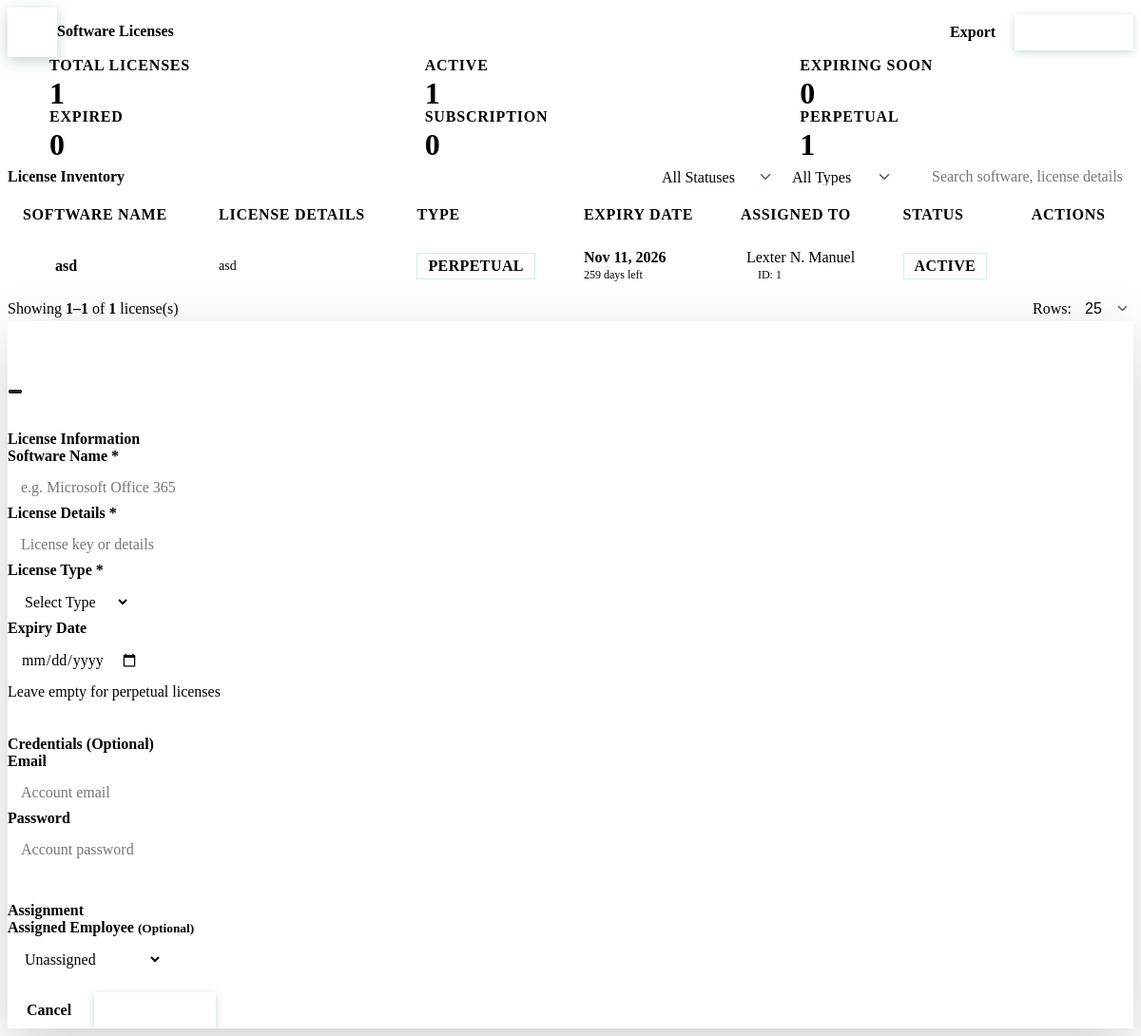
The page /modules/inventory/software.php on the database as committed earlier.
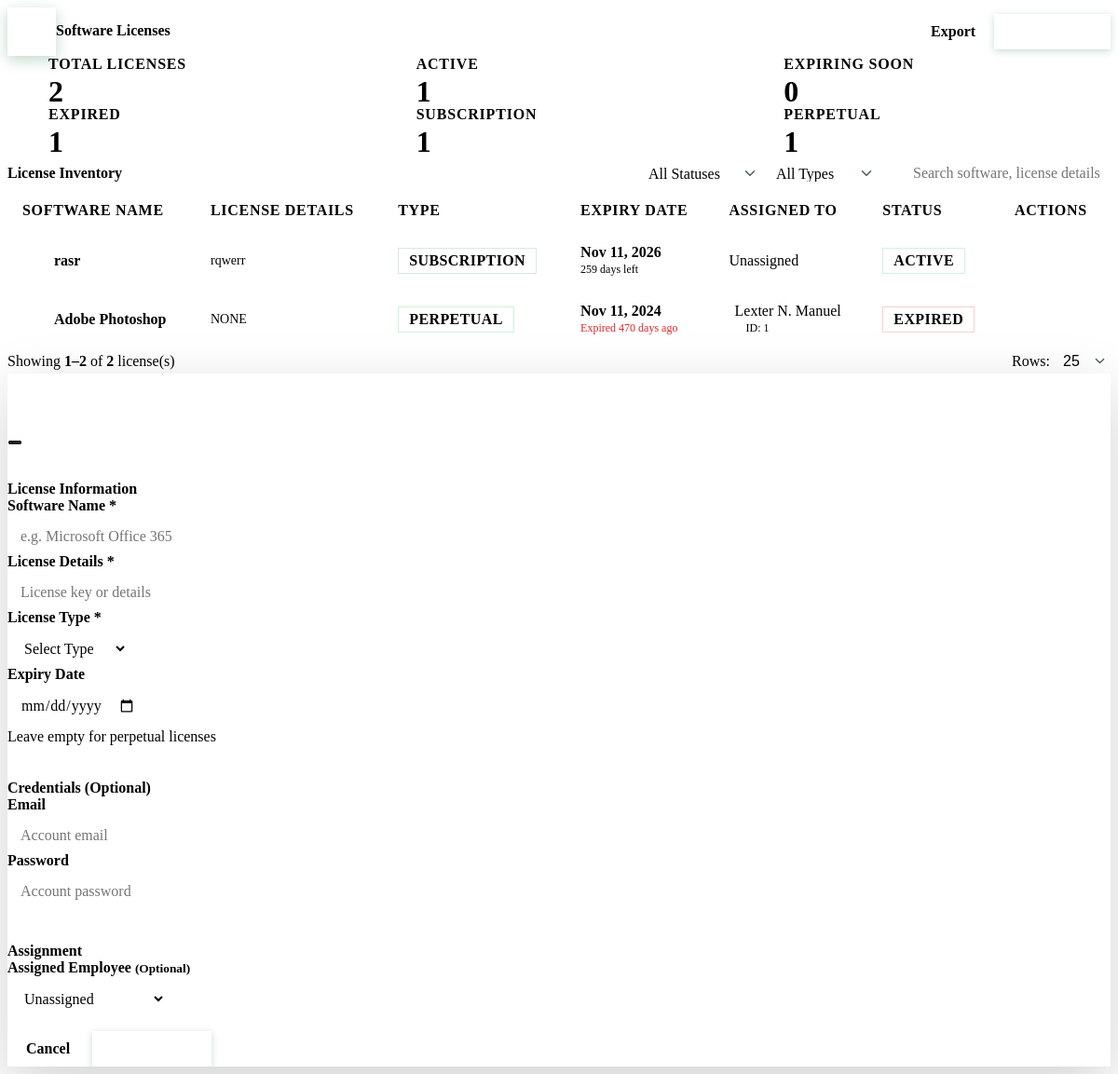
The same page on the database as committed later.
### tables this page shows
CREATE TABLE `tbl_software` (
  `softwareId` int(11) NOT NULL,
  `licenseSoftware` varchar(255) NOT NULL,
  `licenseDetails` varchar(100) NOT NULL,
  `licenseType` enum('Perpetual','Subscription') DEFAULT NULL,
  `expiryDate` datetime DEFAULT NULL,
  `email` varchar(100) DEFAULT NULL,
  `password` varchar(100) DEFAULT NULL,
  `employeeId` int(11) DEFAULT NULL
);

### modules/inventory/software.php (the view, shortened to what this page needs)
<?php
$db = getDB();
$stmt = $db->query("
    SELECT s.*, CONCAT_WS(' ', e.firstName, e.middleName, e.lastName) as employeeName
    FROM tbl_software s
    LEFT JOIN tbl_employee e ON s.employeeId = e.employeeId
    ORDER BY s.softwareId DESC
");
$softwareList = $stmt->fetchAll();
$totalLicenses = count($softwareList);
$activeLicenses = $expiringSoon = $expiredLicenses = $subscriptionCount = $perpetualCount = 0;
$today = new DateTime();
foreach ($softwareList as &$software) {
    if ($software['licenseType'] === 'Subscription') $subscriptionCount++;
    if ($software['licenseType'] === 'Perpetual')    $perpetualCount++;
    if ($software['expiryDate']) {
        $expiryDate = new DateTime($software['expiryDate']);
        $interval   = $today->diff($expiryDate);
        $daysLeft   = $interval->invert ? -$interval->days : $interval->days;
        if ($daysLeft < 0)       { $software['status'] = 'Expired';       $software['statusClass'] = 'disposed';     $expiredLicenses++; }
        elseif ($daysLeft <= 30) { $software['status'] = 'Expiring Soon'; $software['statusClass'] = 'maintenance';  $expiringSoon++; }
        else                     { $software['status'] = 'Active';         $software['statusClass'] = 'in-use';       $activeLicenses++; }
    } else {
        $software['status'] = 'Active'; $software['statusClass'] = 'in-use';
        $software['daysLeft'] = null;   $activeLicenses++;
    }
}
?>
<link rel="stylesheet" href="assets/css/inventory.css?v=<?php echo time()?>">
<link rel="stylesheet" href="assets/css/software.css?v=<?php echo time()?>">
<div class="page-header">
    <div class="page-header-inner">
        <div class="page-header-icon">
        </div>
        <div>
            <h1 class="page-title">Software Licenses</h1>
        </div>
    </div>
    <div class="header-actions">
        <button class="btn btn-secondary"><i class="fas fa-download"></i> Export</button>
        <button class="btn btn-primary" onclick="openAddSoftware()"><i class="fas fa-plus"></i> Add License</button>
    </div>
</div>
<div class="stats-grid">
    <div class="stat-card">
        <i class="fas fa-key stat-icon"></i>
        <div><div class="stat-label">Total Licenses</div><div class="stat-value"><?php echo $totalLicenses; ?></div></div>
    </div>
    <div class="stat-card">
        <i class="fas fa-check-circle stat-icon"></i>
        <div><div class="stat-label">Active</div><div class="stat-value"><?php echo $activeLicenses; ?></div></div>
    </div>
    <div class="stat-card">
        <i class="fas fa-exclamation-circle stat-icon"></i>
        <div><div class="stat-label">Expiring Soon</div><div class="stat-value"><?php echo $expiringSoon; ?></div></div>
    </div>
    <div class="stat-card">
        <i class="fas fa-times-circle stat-icon"></i>
        <div><div class="stat-label">Expired</div><div class="stat-value"><?php echo $expiredLicenses; ?></div></div>
    </div>
    <div class="stat-card">
        <i class="fas fa-sync-alt stat-icon"></i>
        <div><div class="stat-label">Subscription</div><div class="stat-value"><?php echo $subscriptionCount; ?></div></div>
    </div>
    <div class="stat-card">
        <i class="fas fa-infinity stat-icon"></i>
        <div><div class="stat-label">Perpetual</div><div class="stat-value"><?php echo $perpetualCount; ?></div></div>
    </div>
</div>
<div class="data-table-container">
    <div class="table-header">
        <h2 class="table-title"><i class="fas fa-list"></i> License Inventory</h2>
        <div class="table-controls">
            <div class="filter-group">
                <select id="statusFilter" onchange="filterSoftware()">
                    <option value="">All Statuses</option>
                </select>
            </div>
            <div class="filter-group">
                <select id="typeFilter" onchange="filterSoftware()">
                    <option value="">All Types</option>
                </select>
            </div>
            <div class="search-box">
                <input type="text" id="softwareSearch" placeholder="Search software, license details..." oninput="filterSoftware()">
            </div>
        </div>
    </div>
    <div class="data-table">
        <table id="softwareTable">
            <thead>
                <tr>
                    <th>Software Name</th>
                    <th>License Details</th>
                    <th>Type</th>
                    <th>Expiry Date</th>
                    <th>Assigned To</th>
                    <th>Status</th>
                    <th>Actions</th>
                </tr>
            </thead>
            <tbody id="softwareTableBody">
                <?php if (empty($softwareList)): ?>
                <tr><td colspan="7" class="empty-state"><i class="fas fa-inbox"></i><p>No software license records found</p></td></tr>
                <?php else: ?>
                    <?php foreach ($softwareList as $s): ?>
                    <tr data-software-id="<?php echo $s['softwareId']; ?>"
                        data-name="<?php echo strtolower($s['licenseSoftware']); ?>"
                        data-details="<?php echo strtolower($s['licenseDetails']); ?>"
                        data-type="<?php echo $s['licenseType'] ?? ''; ?>"
                        data-status="<?php echo $s['status']; ?>"
                        data-employee="<?php echo strtolower($s['employeeName'] ?? ''); ?>">
                        <td>
                            <div class="software-name">
                                <div class="software-icon"><i class="fas fa-compact-disc"></i></div>
                                <div class="software-info">
                                    <strong><?php echo htmlspecialchars($s['licenseSoftware']); ?></strong>
                                </div>
                            </div>
                        </td>
                        <td><div style="font-size:14px;color:var(--text-dark)"><?php echo htmlspecialchars($s['licenseDetails']); ?></div></td>
                        <td>
                            <?php $typeCls = $s['licenseType'] === 'Subscription' ? 'available' : 'in-use'; ?>
                            <span class="status-badge status-<?php echo $typeCls; ?>"><?php echo htmlspecialchars($s['licenseType'] ?? 'N/A'); ?></span>
                        </td>
                        <td>
                            <?php if ($s['expiryDate']): ?>
                                <div>
                                    <div class="year-acquired"><?php echo date('M d, Y', strtotime($s['expiryDate'])); ?></div>
                                    <?php if ($s['daysLeft'] !== null): ?>
                                        <?php if ($s['daysLeft'] > 0): ?>
                                            <div style="font-size:12px;color:<?php echo $s['daysLeft'] <= 30 ? '#b45309' : 'var(--text-light)'; ?>;margin-top:2px">
                                                <i class="fas fa-clock"></i> <?php echo $s['daysLeft']; ?> days left
                                            </div>
                                        <?php elseif ($s['daysLeft'] < 0): ?>
                                            <div style="font-size:12px;color:#dc2626;margin-top:2px">
                                                <i class="fas fa-exclamation-circle"></i> Expired <?php echo abs($s['daysLeft']); ?> days ago
                                            </div>
                                        <?php else: ?>
                                            <div style="font-size:12px;color:#dc2626;margin-top:2px"><i class="fas fa-exclamation-circle"></i> Expires today</div>
                                        <?php endif; ?>
                                    <?php endif; ?>
                                </div>
                            <?php else: ?>
                                <span class="text-muted"><i class="fas fa-infinity"></i> No Expiry</span>
                            <?php endif; ?>
                        </td>
                        <td>
                            <?php if ($s['employeeName']): ?>
                                <div class="assigned-employee"><i class="fas fa-user"></i><?php echo htmlspecialchars($s['employeeName']); ?></div>
                                <div style="font-size:12px;color:var(--text-light);margin-top:2px;padding-left:18px">ID: <?php echo htmlspecialchars($s['employeeId']); ?></div>
                            <?php else: ?>
                                <span class="text-muted">Unassigned</span>
                            <?php endif; ?>
                        </td>
                        <td><span class="status-badge status-<?php echo $s['statusClass']; ?>"><?php echo htmlspecialchars($s['status']); ?></span></td>
                        <td>
                            <div class="action-buttons">
                                <button class="btn-action btn-edit" title="Edit" onclick="editSoftware(<?php echo $s['softwareId']; ?>)"><i class="fas fa-edit"></i></button>
                                <button class="btn-action btn-delete" title="Delete" onclick="deleteSoftware(<?php echo $s['softwareId']; ?>)"><i class="fas fa-trash"></i></button>
                            </div>
                        </td>
                    </tr>
                    <?php endforeach; ?>
                <?php endif; ?>
            </tbody>
        </table>
    </div>
    <div class="table-footer">
        <div class="footer-info"><span id="recordCount"></span></div>
        <div class="per-page-control">
            <label>Rows:
                <select id="perPageSelect" onchange="changePerPage()">
                    <option value="10">10</option><option value="25" selected>25</option>
                </select>
            </label>
        </div>
    </div>
</div>
<div class="modal fade" id="softwareModal" tabindex="-1" aria-hidden="true">
    <div class="modal-dialog modal-lg">
        <div class="modal-content">
            <div class="modal-header">
                <h5 class="modal-title" id="softwareModalTitle"><i class="fas fa-plus-circle"></i> Add New License</h5>
                <button type="button" class="btn-close btn-close-white" data-bs-dismiss="modal"></button>
            </div>
            <div class="modal-body">
                <form id="softwareForm">
                    <div class="form-section">
                        <h6 class="form-section-title"><i class="fas fa-info-circle"></i> License Information</h6>
                        <div class="row mb-3">
                            <div class="col-md-6">
                                <label class="form-label">Software Name <span class="text-danger">*</span></label>
                                <input type="text" class="form-control" id="softwareName" required placeholder="e.g. Microsoft Office 365">
                            </div>
                            <div class="col-md-6">
                                <label class="form-label">License Details <span class="text-danger">*</span></label>
                                <input type="text" class="form-control" id="softwareDetails" required placeholder="License key or details">
                            </div>
                        </div>
                        <div class="row mb-0">
                            <div class="col-md-6">
                                <label class="form-label">License Type <span class="text-danger">*</span></label>
                                <select class="form-select" id="softwareType" required>
                                    <option value="">Select Type</option>
                                </select>
                            </div>
                            <div class="col-md-6">
                                <label class="form-label">Expiry Date</label>
                                <input type="date" class="form-control" id="softwareExpiry">
                                <small class="form-text"><i class="fas fa-info-circle"></i> Leave empty for perpetual licenses</small>
                            </div>
                        </div>
                    </div>
                    <div class="form-section">
                        <h6 class="form-section-title"><i class="fas fa-lock"></i> Credentials (Optional)</h6>
                        <div class="row mb-0">
                            <div class="col-md-6">
                                <label class="form-label">Email</label>
                                <input type="email" class="form-control" id="softwareEmail" placeholder="Account email">
                            </div>
                            <div class="col-md-6">
                                <label class="form-label">Password</label>
                                <input type="password" class="form-control" id="softwarePassword" placeholder="Account password">
                            </div>
                        </div>
                    </div>
                    <div class="form-section">
                        <h6 class="form-section-title"><i class="fas fa-user"></i> Assignment</h6>
                        <label class="form-label">Assigned Employee <small class="text-muted">(Optional)</small></label>
                        <select class="form-select" id="softwareEmployee">
                            <option value="">Unassigned</option>
                        </select>
                    </div>
                </form>
            </div>
            <div class="modal-footer">
                <button type="button" class="btn btn-secondary" data-bs-dismiss="modal"><i class="fas fa-times"></i> Cancel</button>
                <button type="button" class="btn btn-primary" onclick="saveSoftware()"><i class="fas fa-save"></i> Save License</button>
            </div>
        </div>
    </div>
</div>

### public/assets/css/software.css (style rules this page uses)
.assigned-employee { display: flex; align-items: center; gap: 6px; font-size: var(--text-sm); color: var(--text-dark); font-weight: 500; }
.year-acquired { font-weight: 600; color: var(--text-dark); }
.software-name { display: flex; align-items: center; gap: var(--space-3); }
.software-icon { width: 34px; height: 34px; border-radius: var(--radius-sm); background: var(--primary-xlight); display: flex; align-items: center; justify-content: center; color: var(--primary-green); font-size: 15px; flex-shrink: 0; }
.software-info strong { color: var(--text-dark); font-size: var(--text-base); display: block; }
@media (max-width: 1280px) { .stats-grid { grid-template-columns: repeat(3, 1fr); } }

Rows that differ between the two databases and show on the page:
added tbl_software: licenseSoftware "rasr", licenseDetails "rqwerr", licenseType "SUBSCRIPTION", expiryDate "Nov 11, 2026", daysLeft "259", shows "Unassigned", status "ACTIVE"
changed tbl_software "PERPETUAL": licenseSoftware "asd" → "Adobe Photoshop"; licenseDetails "asd" → "NONE"; expiryDate "Nov 11, 2026" → "Nov 11, 2024"; status "ACTIVE" → "EXPIRED"; daysLeft "259" → "470"; expiryDate "days left" → "Expired days ago"
Other text that changed with them:
$totalLicenses: "1" → "2"
$expiredLicenses: "0" → "1"
$subscriptionCount: "0" → "1"
text written by a page script: "Showing 1–1 of 1 license(s)" → "Showing 1–2 of 2 license(s)"
